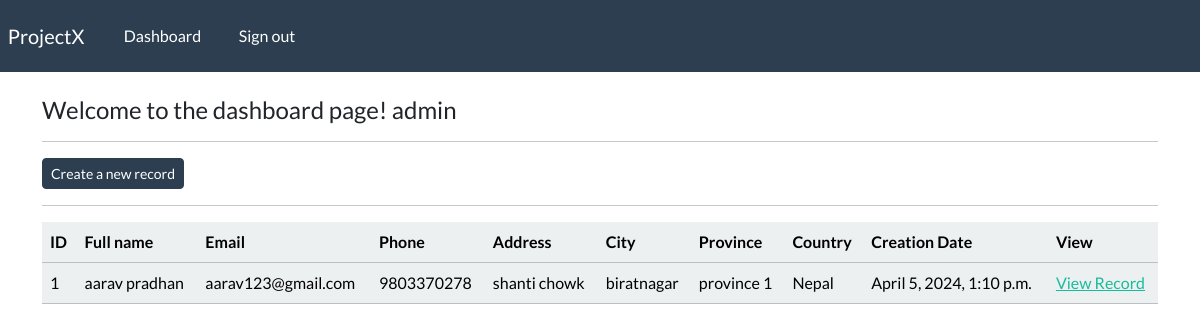
The app's page /dashboard (signed in), older data.
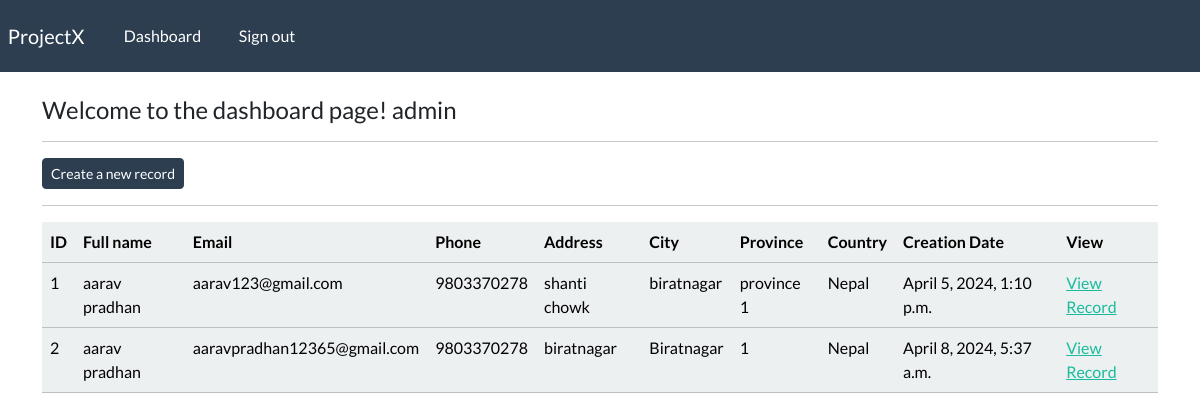
The same page, newer data.
### webapp/models.py (models this page shows, shortened)
class Record(models.Model):
    creation_date = models.DateTimeField(auto_now_add = True)
    first_name = models.CharField(max_length = 100)
    last_name = models.CharField(max_length = 100)
    email = models.CharField(max_length= 255)
    phone = models.CharField(max_length=20)
    address = models.CharField(max_length=300)
    city = models.CharField(max_length = 255)
    province = models.CharField(max_length = 255)
    country = models.CharField(max_length = 255)

### webapp/views.py (the view)
# urls.py: path('dashboard', views.dashboard, name='dashboard'),
@login_required(login_url='my-login')
def dashboard(request):
    my_records = Record.objects.all()
    context = {'records' : my_records}
    return render(request, 'webapp/dashboard.html', context= context)

### webapp/templates/webapp/dashboard.html
{% extends 'webapp/base.html' %}
{% block content %}
<h4>Welcome to the dashboard page! {{ user }}</h4>
<hr>
<a class=" btn btn-primary btn-sm" href="{% url 'create-record' %}">
    Create a new record
</a>
<hr>
<table class=" table table-light table-hover">
    <thead class=" table-light">
        <tr>
            <th scope="col"> ID</th>
            <th scope="col"> Full name</th>
            <th scope="col"> Email </th>
            <th scope="col"> Phone</th>
            <th scope="col"> Address</th>
            <th scope="col"> City </th>
            <th scope="col"> Province</th>
            <th scope="col"> Country</th>
            <th scope="col"> Creation Date</th>
            <th scope="col">View</th>
        </tr>
    </thead>
    <tbody>
        {% if records %}
        {% for record in records %}
        <tr>
            <td>{{ record.id}}</td>
            <td>{{ record.first_name}} {{ record.last_name}}</td>
            <td>{{ record.email }}</td>
            <td>{{ record.phone}}</td>
            <td>{{ record.address}}</td>
            <td>{{ record.city}}</td>
            <td>{{ record.province}}</td>
            <td>{{ record.country}}</td>
            <td>{{ record.creation_date}}</td>
            <td><a href="{% url 'record' record.id %}">View Record</a></td>
        </tr>
        {% endfor %}
        {% endif %}
    </tbody>
</table>
{% endblock %}

### webapp/templates/webapp/base.html (shortened to what this page needs)
{% load static %}
<!DOCTYPE html>
<html lang="en">
  <head>
    <link
      rel="stylesheet"
      type="text/css"
      href="https://bootswatch.com/5/flatly/bootstrap.min.css"
    />
    <link rel="stylesheet" type="text/css" href="{% static "css/styles.css" %}">
  </head>
  <body>
    {% include "webapp/navbar.html" %}
    <div class="container">
      <br />
      {% block content %}
      {% endblock %}
    </div>
  </body>
</html>

### webapp/templates/webapp/navbar.html (shortened to what this page needs)
<nav class="navbar navbar-expand-lg navbar-dark bg-primary justify-content-center">
    <a class="navbar-brand main-heading" href="{% url '' %}">
      &nbsp; ProjectX
    </a>
      <div class="collapse navbar-collapse text-center" id="navbarNavDropdown">
        <ul class="navbar-nav mr-auto">
          {% if user.is_authenticated %}
            <li class="nav-item">
              <a class="nav-link" href="{% url 'dashboard' %}">Dashboard &nbsp;  </a>
            </li>
            <li class="nav-item">
              <a class="nav-link" href="{% url 'user-logout' %}">Sign out &nbsp;  </a>
            </li>
        </ul>
        {% endif %}
      </div>
  </nav>

Row changes from the older to the newer data that the page shows:
added Record: id "2", first_name "aarav", last_name "pradhan", email "aaravpradhan12365@gmail.com", phone "9803370278", address "biratnagar", city "Biratnagar", province "1", country "Nepal", creation_date "April 8, 2024, 5:37 a.m."
